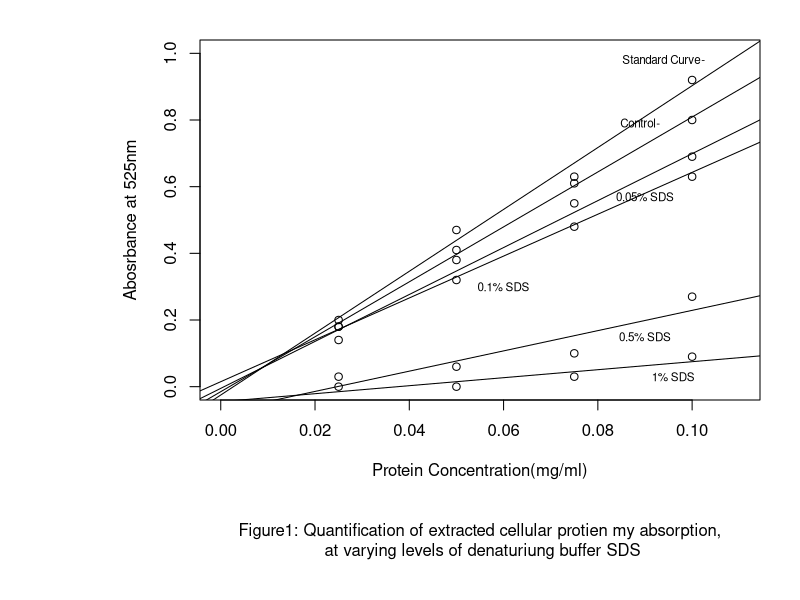

Write R code to recreate this figure.
## ---- chunk 1
# Data input

## Concentration range mg/ml
Cr<-c(0.1,0.075,0.05,0.025)
std<-c(0.92,0.63,0.47,0.20)
cont<-c(0.80,0.61,0.41,0.18)
sds.05<-c(0.69,0.55,0.32,0.18)
sds.1<-c(0.63,0.48,0.38,0.14)
sds.5<-c(0.27,0.1,0.06,0.03)
sds1<-c(0.09,0.03,0.0, 0.0)
## ---- chunk 2
# Plot
par(mar = c(10,10,2,2) )
plot(Cr,std, xlab="Protein Concentration(mg/ml)", ylab=expression("Abosrbance at 525nm"), ylim=range(0,1), xlim=range(0,0.11))
abline(lm(std~Cr))
points(Cr,cont)
points(Cr,sds.05)
points(Cr,sds.1)
points(Cr,sds.5)
points(Cr,sds1)


abline(lm(cont~Cr))
abline(lm(sds.05~Cr))
abline(lm(sds.1~Cr))
abline(lm(sds.5~Cr))
abline(lm(sds1~Cr))

text(0.094,0.98,"Standard Curve-", cex=0.7)
text(0.089,0.791,"Control-", cex=0.7)
text(0.06,0.3,"0.1% SDS", cex=0.7)
text(0.09,0.15,"0.5% SDS", cex=0.7)
text(0.09,0.57,"0.05% SDS", cex=0.7)
text(0.096,0.03,"1% SDS", cex=0.7)


title(sub="Figure1: Quantification of extracted cellular protien my absorption,\n at varying levels of denaturiung buffer SDS", line=7)

## ---- chunk 3
l<-c((cor(Cr,std))^2)

## ---- chunk 4
t1<-c(t.test(std,sds.1 ,alternative=c("two.sided"), equal.var=TRUE)$p.value)

t2<-c(t.test(std,sds.5,alternative=c("two.sided"), equal.var=TRUE)$p.value)
